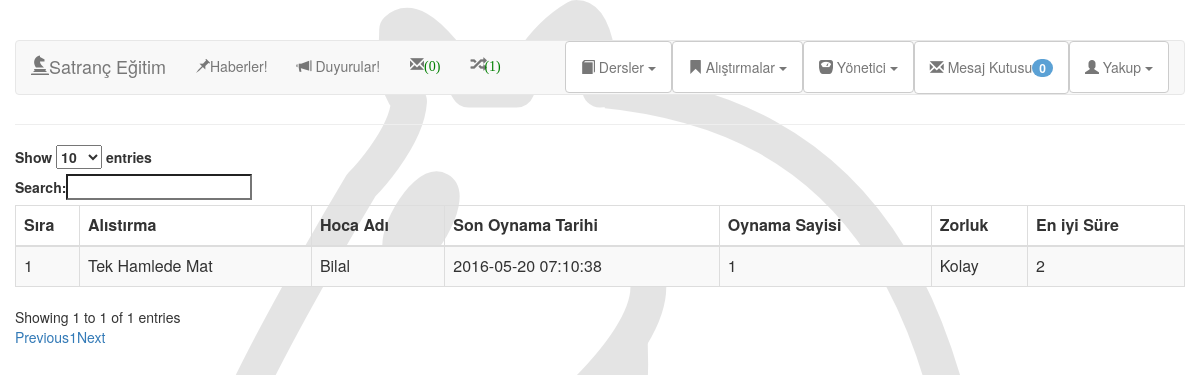
Page /web/app/controller/IstatislikleriGor.php?id=1&alt_islem=ders (signed in) on the committed database.
### tables this page shows
CREATE TABLE IF NOT EXISTS `kategoriler` (
  `id` int(11) NOT NULL AUTO_INCREMENT,
  `isim` varchar(100) DEFAULT NULL,
  PRIMARY KEY (`id`)
);

CREATE TABLE IF NOT EXISTS `kullanicilar` (
  `id` int(11) NOT NULL AUTO_INCREMENT,
  `kullaniciAdi` varchar(30) DEFAULT NULL,
  `adSoyad` varchar(70) DEFAULT NULL,
  `email` varchar(256) DEFAULT NULL,
  `passHash` varchar(256) DEFAULT NULL,
  `tarihKayit` timestamp NOT NULL DEFAULT CURRENT_TIMESTAMP ON UPDATE CURRENT_TIMESTAMP,
  `tarihSonGiris` timestamp NOT NULL DEFAULT '0000-00-00 00:00:00',
  `tarihDogum` datetime DEFAULT NULL,
  `avatar` varchar(150) DEFAULT NULL,
  `puan` int(11) DEFAULT NULL,
  `seviye` int(11) DEFAULT NULL,
  `yetki` smallint(6) DEFAULT NULL,
  `aktif` tinyint(4) DEFAULT NULL,
  `aktivasyon` varchar(6) DEFAULT '1',
  `engelSuresi` timestamp NOT NULL DEFAULT '0000-00-00 00:00:00',
  PRIMARY KEY (`id`)
);

CREATE TABLE IF NOT EXISTS `alistirmaistatistikleri` (
  `id` int(11) NOT NULL AUTO_INCREMENT,
  `uyeID` int(11) DEFAULT NULL,
  `alistirmaID` int(11) DEFAULT NULL,
  `sonOynamaTarihi` timestamp NULL DEFAULT NULL,
  `oynamaSayisi` int(11) DEFAULT NULL,
  `sure` text NOT NULL,
  PRIMARY KEY (`id`)
);

### web/app/model/DBHelper.php (called while the page is built, shortened)
<?php
class DBHelper {
	private static $instance = null;
	private function __construct(){
		$this->mysqli = new mysqli(SERVER, USER, PASSWORD, DATABASE);
	}
	public static function getConnection(){
		if(self::$instance == null){
			self::$instance = new DBHelper();
		}
		return self::$instance->mysqli;
	}
}
?>

### web/app/model/DBIstatislik.php (called while the page is built, shortened)
<?php
require_once("DBHelper.php");
class DBIstatislik{
	private $mysqli;
	function __construct(){
		$this->mysqli = DBHelper::getConnection();
	}
	function dersIstatislikleriGetir($id,$baslangic,$limit){
		$query = "SELECT K.isim, E.zorluk, E.siteID, A.sonOynamaTarihi, A.oynamaSayisi,A.sure, KA.adSoyad FROM alistirmalar AL, kullanicilar KA, kategoriler K, kategorielemanlari E, alistirmaistatistikleri A
		where AL.id=A.alistirmaID and KA.id=AL.hocaID and E.tur=1 and A.uyeID = ? and E.kategoriID = K.id and A.alistirmaID = E.siteID order by K.id;";
		if($stmt = $this->mysqli->prepare($query)){
			$stmt->bind_param('i', $id);
			if (!$stmt->execute()) {
				trigger_error('Statement execute failed! ' . htmlspecialchars(mysqli_stmt_error($stmt)), E_USER_ERROR);
				return false;
			}
			$stmt->bind_result($isim, $zorluk, $siteID, $tarih, $oynamaSayisi,$sure,$hocaAdi);
			$istatsitikler = array();
			while ($stmt->fetch()) {
				$istatsitikler[] = array("isim" => $isim, "zorluk" => $zorluk, "sure" => $sure, "sonOynamaTarihi" => $tarih, "oynamaSayisi" => $oynamaSayisi,"hocaAdi"=>$hocaAdi);
			}
			return $istatsitikler;
		} else {
			trigger_error('Statement failed! ' . htmlspecialchars(mysqli_error($this->mysqli)), E_USER_ERROR);
		}
		return -1;
	}
	function dersIstatislikleriSayisi($id){
		$query=$this->mysqli->query("select alistirmaID,tarihOlusturma,sureBeyaz from oyunlar where oyunturu='2' and beyazID='$id';");
		$satir_sayisi=$query->num_rows;
		if($satir_sayisi>0){
			return $satir_sayisi;
		}
		else{
			return 0;
		}
	}
}
?>

### web/app/model/DBKategori.php (called while the page is built, shortened)
<?php
require_once("DBHelper.php");
class DBKategori {
	private $mysqli;
	public function __construct(){
		$this->mysqli = DBHelper::getConnection();
	}
	public function kategorileriGetir($tur, $elemaniOlmayanlar = false){
		if($elemaniOlmayanlar === true){
			$query = "select id, isim from kategoriler";
		} else {
			$query = "select distinct K.id, K.isim, E.zorluk from kategoriler K, kategorielemanlari E where E.kategoriID = K.id and E.tur = ? order by kategoriID";
		}
		if($stmt = $this->mysqli->prepare($query)){
			if (!$elemaniOlmayanlar) $stmt->bind_param('i', $tur);
			if (!$stmt->execute()) {
				trigger_error('Statement execute failed! ' . htmlspecialchars(mysqli_stmt_error($stmt)), E_USER_ERROR);
			} else {
				if($elemaniOlmayanlar === true){
					$stmt->bind_result($id, $isim);
				} else {
					$stmt->bind_result($id, $isim, $zorluk);
				}
				$isimler = array();
				while($stmt->fetch()){
					$isimler[$id][3] = $isim;
					if($elemaniOlmayanlar === true){
						$isimler[$id][0] = 1;
					} else {
						$isimler[$id][$zorluk] = 1;
					}
				}
				return $isimler;
			}
		} else {
			trigger_error('Statement failed! ' . htmlspecialchars(mysqli_error($this->mysqli)), E_USER_ERROR);
		}
	}
}

### web/app/model/utils.php (called while the page is built, shortened)
<?php
function loadView($view, $args=null){
	include($_SERVER['DOCUMENT_ROOT']."/web/app/view/$view");
}
?>

### web/app/view/istatislik/dersistatislikleri.php (the view, shortened to what this page needs)
<head>
	<link rel="stylesheet" type="text/css" href="//maxcdn.bootstrapcdn.com/bootstrap/3.3.5/css/bootstrap.min.css"/>
	<link rel="stylesheet" type="text/css" href="https://cdn.datatables.net/1.10.10/css/dataTables.bootstrap.min.css"/>
</head>
<?php
	if($args["sayac"]=="1"){
		?>
			<table  id="example" class="table table-striped table-bordered nowrap table table-hover">
			<thead>
			<tr><th>Sıra</th><th>Alıstırma</th><th>Hoca Adı</th><th>Son Oynama Tarihi</th><th>Oynama Sayisi</th><th>Zorluk</th><th>En iyi Süre</th></tr>
			</thead>
			<tbody>
		<?php
	}
	echo "<tr><td>".$args["sayac"]."</td>
	<td>".$args["bilgiler"]["isim"]."</td>
	<td>".ucwords(strtolower($args["bilgiler"]["hocaAdi"]))."</td>
	<td>".$args["bilgiler"]["sonOynamaTarihi"]."</td>
	<td>".$args["bilgiler"]["oynamaSayisi"]."</td><td>";
	if($args["bilgiler"]["zorluk"] == 0){
		echo "Kolay";
	}else if($args["bilgiler"]["zorluk"] == 1){
		echo "Orta";
	}
	else{
		echo "Zor";
	}
		if($args["bilgiler"]["sure"] != ''){
			echo "</td>";
			$parca = explode(";",$args["bilgiler"]["sure"]);
			$minimum = min($parca);
			echo "<td>".$minimum."</td>";
		}else{
			echo "<td> - </td>";
		}
	echo "</tr>";
	if($args["toplamsayac"] == $args["sayac"]){
		?>
			</tbody></table>
		<?php
		}
	?>

### web/app/controller/IstatislikleriGor.php (shortened to what this page needs)
<?php
include_once("../model/utils.php");
loadView("header.php");
class IstatislikleriGor{
			?>
							<?php
	function DersIstatislikGor($id){
		$object=new DBIstatislik();
		$hatalar = array();
		$adet = $object->dersIstatislikleriSayisi($id);
		if($adet !== false){
			$sayfa = isset($_GET["s"]) ? $_GET["s"] : 0;
			$limit = 20;
			$ksayisi = $adet;
			$ssayisi = ceil($ksayisi/$limit);
			if(empty($sayfa) || !is_numeric($sayfa)){
				$sayfa = 1;
			}if($sayfa > $ssayisi){
				$sayfa = $ssayisi;
			}if($sayfa < 1){
				$sayfa = 1;
			}
			$baslangic   = ($sayfa-1) * $limit;
			$dizi=$object->dersIstatislikleriGetir($id,$baslangic,$limit);
			if($dizi !== false){
				if($dizi !== 0){
					$sayac=1;
					for($i=0;$i<count($dizi);$i++){
						$kayitlar=array("bilgiler"=>$dizi[$i],"sayac"=>$sayac++,
						"toplamsayac"=>count($dizi),"ssayisi"=>$ssayisi);
						loadView("istatislik/dersistatislikleri.php",$kayitlar);
					}
				}
				else {
					$hatalar[] = "Hiç Alıştırma Yok!";
					$hata = true;
				}
			}
			else{
				$hatalar[] = "Sistemde Hata Oluştu. Lütfen Daha Sonra Tekrar Deneyin!";
				$hata = true;
			}
		}
	}
}
$object=new IstatislikleriGor();
if(!empty($_GET["id"]) && $_SESSION["id"] === $_GET["id"]){
	if( !empty($_GET["alt_islem"]) ){
		if(!empty($_GET["kulid"])){
			if($_GET["alt_islem"] === "ders"){
				$object->DersIstatislikGor($_GET["kulid"]);
			}
			if($_GET["alt_islem"]=="oyun" && !empty($_GET["islem"])){
				if($_GET["islem"]=="bilgisayarkarsi" || $_GET["islem"]=="kullaniciyakarsi"){
					$object->OyunIstatislikGoster($_GET["kulid"]);
				}else{
					header("Location:istatislikler.php");
				}
			}
		} else {
			if($_GET["alt_islem"] === "ders"){
				$object->DersIstatislikGor($_GET["id"]);
			} else if($_GET["alt_islem"] === "oyun"){
				$object->OyunIstatislikGoster($_GET["id"]);
			}
		}
	}
}
?>

### web/app/assets/css/style.css (style rules this page uses)
body { background-image: url("../image/at.svg"); background-repeat: no-repeat; background-position: center; }
body { scrollbar-face-color: green; scrollbar-highlight-color: blue; scrollbar-3dlight-color: red; scrollbar-darkshadow-color: yellow; scrollbar-shadow-color: grey; scrollbar-arrow-color: purple; scrollbar-track-color: pink; }

### rows in the picture
kategoriler: isim "Tek Hamlede Mat", kullanicilar.adSoyad "Bilal", alistirmaistatistikleri.sonOynamaTarihi "2016-05-20 07:10:38", alistirmaistatistikleri.oynamaSayisi "1", alistirmaistatistikleri.sure "2"

### other values in the picture
count($gelenIstekler) "0"
$bekleyenOyunlar "1"
$gelenmesajlar "0"
$_SESSION["kullaniciadi"] "Yakup"
